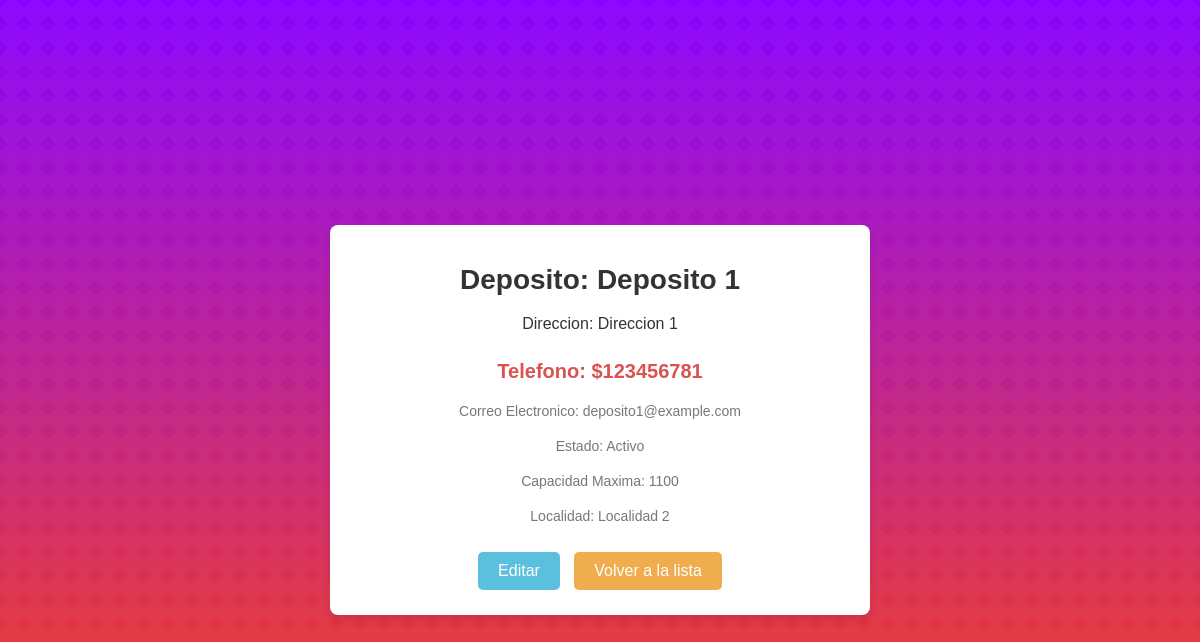
The page /depositos/detail/21/ on the database its author committed.
### mi_aplicacion/models.py (models this page shows, shortened)
class Deposito(models.Model):
    nombre = models.CharField(max_length=255)
    direccion = models.CharField(max_length=255)
    telefono = models.CharField(max_length=255, blank=True, null=True)
    email = models.EmailField(blank=True, null=True)
    estado = models.CharField(max_length=255, blank=True, null=True)
    capacidad_maxima = models.IntegerField(blank=True, null=True)
    localidad = models.ForeignKey(Localidad, on_delete=models.SET_NULL, null=True, blank=True)

class Localidad(models.Model):
    nombre = models.CharField(max_length=255)
    provincia = models.ForeignKey(Provincia, on_delete=models.CASCADE)
    estado = models.CharField(max_length=255, blank=True, null=True)
    def __str__(self):
        return self.nombre

### mi_aplicacion/views.py (the view)
# urls.py: path('depositos/detail/<int:pk>/',DepositoDetailView.as_view(), name='deposito_detail'),
class DepositoDetailView(DetailView):
    model = Deposito
    template_name = 'depositos/deposito_detail.html'
    context_object_name = 'deposito'

### mi_aplicacion/templates/depositos/deposito_detail.html (shortened to what this page needs)
<!DOCTYPE html>
<html lang="en">
<head>
</head>
<body>
    <div class="container">
        <div class="product-detail">
            <h1>Deposito: {{ deposito.nombre }}</h1>
            <p>Direccion: {{ deposito.direccion }}</p>
            <p class="price">Telefono: ${{ deposito.telefono }}</p>
            <p class="category">Correo Electronico: {{ deposito.email }}</p>
            <p class="status">Estado: {{ deposito.estado }}</p>
            <p class="status">Capacidad Maxima: {{ deposito.capacidad_maxima }}</p>
            <p class="status">Localidad: {{ deposito.localidad }}</p>
            <div class="actions">
                <a href="{% url 'deposito_update' deposito.pk %}">Editar</a>
                <a href="{% url 'depositos_list' %}" class="back-link">Volver a la lista</a>
            </div>
        </div>
    </div>
</body>
</html>

### mi_aplicacion/templates/depositos/deposito_detail.html (style rules this page uses)
body { font-family: 'Arial', sans-serif; background-color: #f4f4f4; color: #333; margin: 0; padding: 20px; display: flex; justify-content: center; align-items: center; min-height: 100vh; background-color: #ffffff; background-attachment: fixed; }
.container { background-color: #fff; border-radius: 8px; box-shadow: 0 4px 8px rgba(0, 0, 0, 0.1); padding: 20px; width: 500px; }
.product-detail { text-align: center; }
.product-detail h1 { font-size: 28px; margin-bottom: 15px; color: #333; }
.product-detail p { font-size: 16px; line-height: 1.5; margin-bottom: 10px; }
.product-detail .price { font-size: 20px; color: #d9534f; font-weight: bold; margin-bottom: 15px; }
.product-detail .category, .product-detail .status { font-size: 14px; color: #777; margin-bottom: 10px; }
.actions { margin-top: 20px; }
.actions a { display: inline-block; padding: 10px 20px; text-decoration: none; font-size: 16px; border-radius: 5px; transition: background-color 0.3s ease; margin: 5px; }
.actions a:first-child { background-color: #5bc0de; color: #fff; }
.actions a.back-link { background-color: #f0ad4e; color: #fff; }

### rows shown on the page
Deposito: nombre "Deposito 1", direccion "Direccion 1", telefono "123456781", email "deposito1@example.com", estado "Activo", capacidad_maxima "1100", localidad "Localidad 2"
